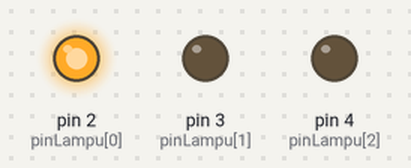
Recording of a sketch running on a simulated Arduino Uno, built with avr-gcc and run on an emulated ATmega328P. Parts: output pins drawn as LEDs (lit = HIGH).

Above: at 0.3 s.
At 1.0 s:
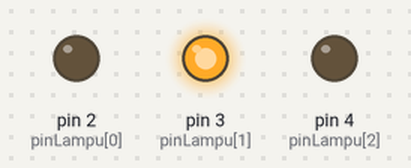
At 3.8 s:
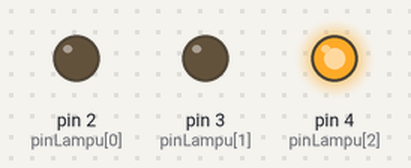
Timing chart, 0 to 4.8 s (numbered marks = the images above):
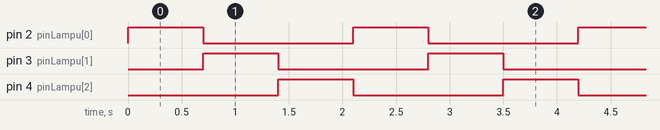

The sketch:

Kiri_ke_kanan.ino
```cpp
const int jumlahLampu = 3; // Jumlah LED
const int pinLampu[] = {2, 3, 4}; // Pin digital untuk masing-masing LED

void setup() {
  for (int i = 0; i < jumlahLampu; i++) {
    pinMode(pinLampu[i], OUTPUT);
  }
}

void loop() {
  // Lampu bergerak dari kiri ke kanan
  for (int i = 0; i < jumlahLampu; i++) {
    digitalWrite(pinLampu[i], HIGH);
    delay(700);
    digitalWrite(pinLampu[i], LOW);
  }
}
```

Measured:
- by itself, pin 2 (pinLampu[0]), pin 3 (pinLampu[1]), pin 4 (pinLampu[2]): alternates HIGH for 0.70 s and LOW for 1.4 s
- by itself, everything shown: repeats every 2.1 s, in 4 steps
